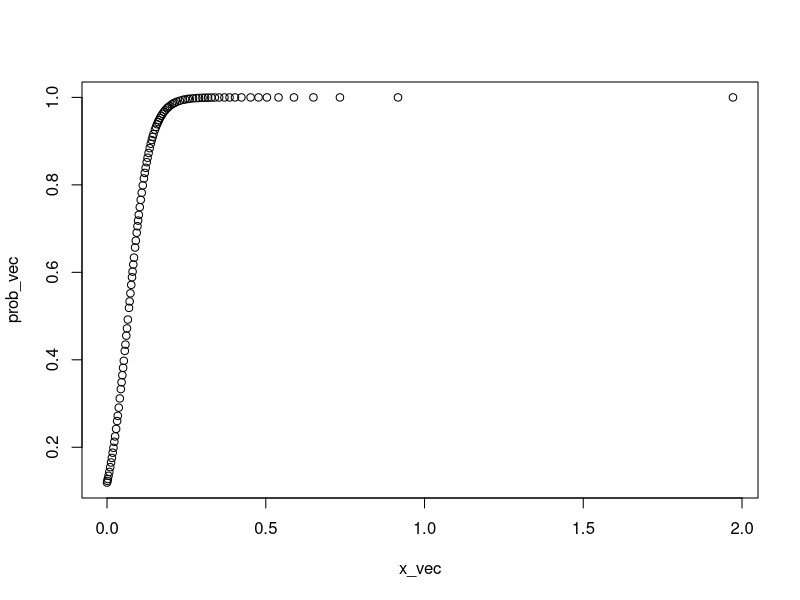
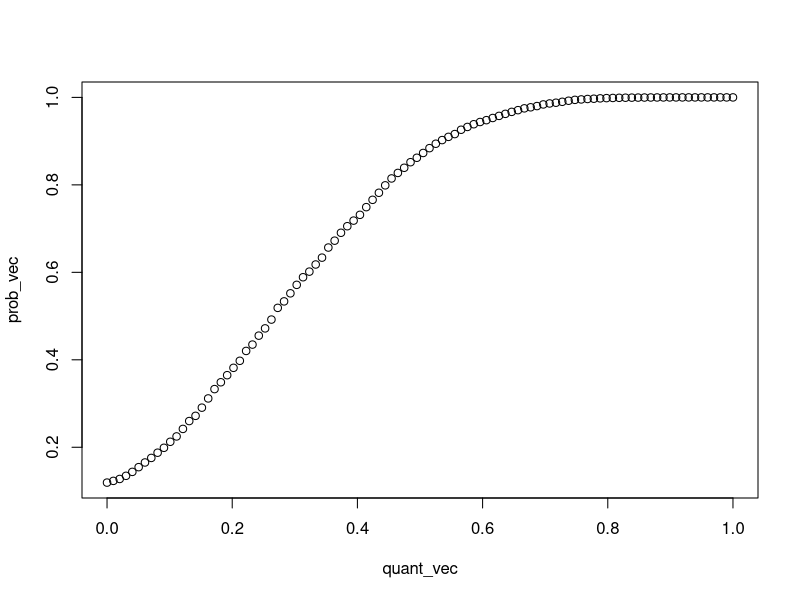

Write the R code that produced these figures, in order. (Note: this script raises an error after producing the figures.)
rm(list=ls())

# set up parameters
adj <- matrix(c(0, 0.1, -.05,
                0.15,-.1,-.1,
                -.25,-.15,0.05), 3, 3, byrow = T)
tmp <- svd(adj)
u_center <- t(tmp$u %*% diag(sqrt(tmp$d)))
v_center <- t(tmp$v %*% diag(sqrt(tmp$d)))

t(u_center) %*% v_center

u_num <- c(20, 10, 80)
u_label <- unlist(lapply(1:3, function(x){rep(x, u_num[x])}))
v_num <- c(30, 40, 100)
v_label <- unlist(lapply(1:3, function(x){rep(x, v_num[x])}))

# generate matrices
set.seed(10)
u_sig <- 0.03
u_dat <- do.call(rbind, lapply(1:3, function(x){
  MASS::mvrnorm(n = u_num[x], mu = u_center[,x], Sigma = u_sig*diag(3))
}))
v_sig <- 0.03
v_dat <- do.call(rbind, lapply(1:3, function(x){
  MASS::mvrnorm(n = v_num[x], mu = v_center[,x], Sigma = v_sig*diag(3))
}))

mean_dat <- u_dat %*% t(v_dat)
n <- nrow(mean_dat)
d <- ncol(mean_dat)
dat <- matrix(0, n, d)
setting <- matrix(0, n, d)
nodropout_dat <- matrix(0, n, d)

dropout_create <- function(a, b){
  function(x){ 1/(1+exp(-(a+b*x))) }
}
dropout_function <- dropout_create(-2,30)

set.seed(10)
for(i in 1:n){
  for(j in 1:d){
    if(mean_dat[i,j] <= 0) {
      dat[i,j] <- 0
      setting[i,j] <- 0
      nodropout_dat[i,j] <- 0
    } else {
      val <- rexp(1, rate = 1/mean_dat[i,j])
      bool <- rbinom(1, 1, prob = dropout_function(val))
      setting[i,j] <- bool + 1
      dat[i,j] <- bool*val
      nodropout_dat[i,j] <- mean_dat[i,j]
    }
  }
}

idx <- which(dat != 0)
quant_vec <- seq(0, 1, length.out = 100)
x_vec <- sapply(quant_vec, function(x){
  quantile(dat[idx], probs = x)
})
prob_vec <- sapply(x_vec, dropout_function)
plot(x_vec, prob_vec)
plot(quant_vec, prob_vec)


#############

.rotate <- function(mat){t(mat)[,nrow(mat):1]}

colorRamp_custom <- function(vec1, vec2, length){
  mat <- matrix(0, nrow = length, ncol = 3)
  for(i in 1:3){
    mat[,i] <- seq(vec1[i], vec2[i], length.out = length)
  }

  luminosity_vec <- apply(mat, 1, function(x){
    0.2126*x[1] + 0.7152*x[2] + 0.0722*x[3]
  })

  target_luminosity <- mean(c(luminosity_vec[1], luminosity_vec[length]))

  mat <- t(sapply(1:nrow(mat), function(x){
    factor <- min(c(target_luminosity/luminosity_vec[x], 1/mat[x,]))
    mat[x,] * factor
  }))

  apply(mat, 1, function(x){
    rgb(x[1], x[2], x[3])
  })
}

col_vec <- colorRamp_custom(c(0.584, 0.858, 0.564), c(0.803, 0.156, 0.211), 19)
col_vec <- c("white", col_vec)

.rotate <- function(mat){t(mat)[,nrow(mat):1]}

tmp <- as.numeric(dat)
tmp <- tmp[tmp!=0]

break_vec <- quantile(tmp, probs = seq(0, 1, length.out = 20))
break_vec <- c(-5, break_vec)

png("../figure/experiment/8_simulated_data.png", height = 1300, width = 2400, res = 300, units = "px")
par(mar = rep(0.5,4))
image(.rotate(dat), breaks = break_vec, col = col_vec, asp = nrow(dat)/ncol(dat),
      axes = F)

#put lines
row_idx <- 1-cumsum(u_num)[1:2]/n
col_idx <- cumsum(v_num)[1:2]/d

for(i in row_idx){
  lines(c(0,1), rep(i, 2), lwd = 6, col = "white")
  lines(c(0,1), rep(i, 2), lwd = 6, lty = 2)
}
for(i in col_idx){
  lines(rep(i, 2), c(0,1), lwd = 6, col = "white")
  lines(rep(i, 2), c(0,1), lwd = 6, lty = 2)
}

graphics.off()

######################

res2 <- estimate_latent(dat, k = 3, dropout_function, threshold = 0.3, verbose = T,
                       initialization = "SVD")
res <- estimate_latent(dat, k = 3, dropout_function, threshold = 0.3, verbose = T,
                       initialization = "Funk")
res_svd <- svd(dat)
k <- 3
u_mat <- res_svd$u[,1:k] %*% diag(sqrt(res_svd$d[1:k]))
v_mat <- res_svd$v[,1:k] %*% diag(sqrt(res_svd$d[1:k]))

tmp <- u_dat %*% t(v_dat)
res_svd <- svd(tmp)
u_dat_rescaled <- res_svd$u[,1:k] %*% diag(sqrt(res_svd$d[1:k]))
v_dat_rescaled <- res_svd$v[,1:k] %*% diag(sqrt(res_svd$d[1:k]))

plot(u_dat_rescaled[,1], u_dat_rescaled[,2])
plot(res$u_mat[,1], res$u_mat[,2])
plot(u_mat[,1], u_mat[,2])

plot(v_dat_rescaled[,1], v_dat_rescaled[,2])
plot(res$v_mat[,1], res$v_mat[,2])
plot(v_mat[,1], v_mat[,2])

##################

res_pred <- res$u_mat %*% t(res$v_mat)
res_pred_naive <- u_mat %*% t(v_mat)

plot(as.numeric(mean_dat), as.numeric(res_pred_naive))
lines(c(-100,100), rep(0,2), col = "red", lwd = 2)
plot(as.numeric(mean_dat), as.numeric(res_pred))
plot(as.numeric(mean_dat), as.numeric(dat))
